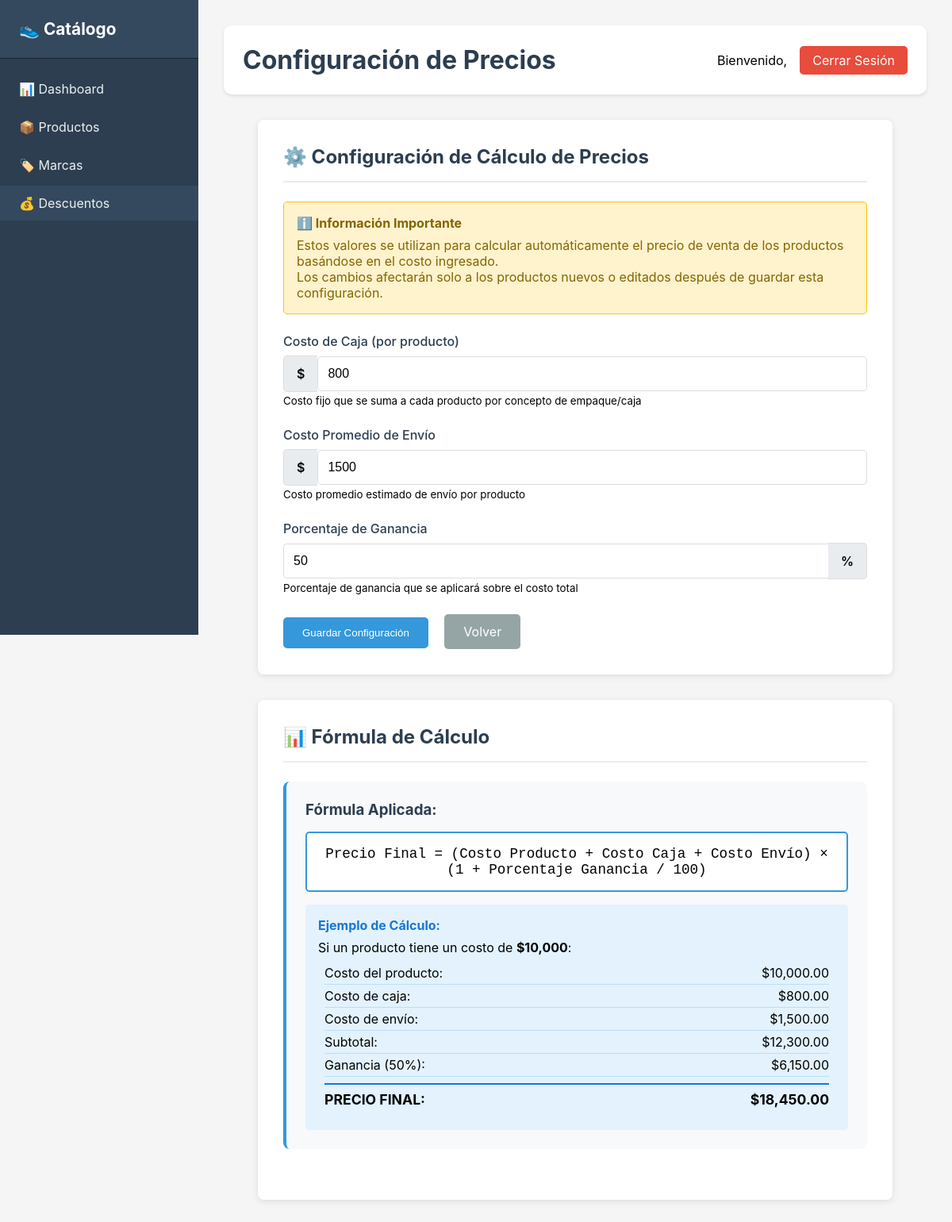
The app's page /admin/descuentos/configuracion.php (signed in) with its own data.
### tables this page shows
CREATE TABLE IF NOT EXISTS configuracion (
    id INT PRIMARY KEY AUTO_INCREMENT,
    clave VARCHAR(100) UNIQUE NOT NULL,
    valor VARCHAR(255) NOT NULL,
    descripcion TEXT,
    updated_at TIMESTAMP DEFAULT CURRENT_TIMESTAMP ON UPDATE CURRENT_TIMESTAMP
);

### admin/descuentos/configuracion.php (the view, shortened to what this page needs)
<?php
$conn = getConnection();
$query = "SELECT * FROM configuracion WHERE clave IN ('porcentaje_ganancia', 'costo_caja', 'costo_envio')";
$result = $conn->query($query);
$config = [];
while ($row = $result->fetch_assoc()) {
    $config[$row['clave']] = $row;
}
?>
<!DOCTYPE html>
<html lang="es">
<head>
    <link rel="stylesheet" href="../css/admin.css">
</head>
<body>
    <div class="admin-container">
        <?php include '../includes/sidebar.php'; ?>
        <div class="main-content">
            <header class="admin-header">
                <h1>Configuración de Precios</h1>
                <div class="user-info">
                    <span>Bienvenido, <?php echo htmlspecialchars($_SESSION['admin_username']); ?></span>
                    <a href="../logout.php" class="btn-logout">Cerrar Sesión</a>
                </div>
            </header>
            <div class="config-container">
                <div class="config-card">
                    <h2>⚙️ Configuración de Cálculo de Precios</h2>
                    <div class="info-alert">
                        <h4>ℹ️ Información Importante</h4>
                        <p>Estos valores se utilizan para calcular automáticamente el precio de venta de los productos basándose en el costo ingresado.</p>
                        <p>Los cambios afectarán solo a los productos nuevos o editados después de guardar esta configuración.</p>
                    </div>
                    <form method="POST">
                        <div class="form-group">
                            <label for="costo_caja">Costo de Caja (por producto)</label>
                            <div class="input-with-prefix">
                                <span class="input-prefix">$</span>
                                <input type="number"
                                       id="costo_caja"
                                       name="costo_caja"
                                       step="0.01"
                                       min="0"
                                       value="<?php echo $config['costo_caja']['valor'] ?? 800; ?>"
                                       required>
                            </div>
                            <small>Costo fijo que se suma a cada producto por concepto de empaque/caja</small>
                        </div>
                        <div class="form-group">
                            <label for="costo_envio">Costo Promedio de Envío</label>
                            <div class="input-with-prefix">
                                <span class="input-prefix">$</span>
                                <input type="number"
                                       id="costo_envio"
                                       name="costo_envio"
                                       step="0.01"
                                       min="0"
                                       value="<?php echo $config['costo_envio']['valor'] ?? 1500; ?>"
                                       required>
                            </div>
                            <small>Costo promedio estimado de envío por producto</small>
                        </div>
                        <div class="form-group">
                            <label for="porcentaje_ganancia">Porcentaje de Ganancia</label>
                            <div class="input-with-prefix">
                                <input type="number"
                                       id="porcentaje_ganancia"
                                       name="porcentaje_ganancia"
                                       step="0.01"
                                       min="0"
                                       max="500"
                                       value="<?php echo $config['porcentaje_ganancia']['valor'] ?? 50; ?>"
                                       required
                                       style="border-radius: 5px 0 0 5px; border-right: none;">
                                <span class="input-suffix">%</span>
                            </div>
                            <small>Porcentaje de ganancia que se aplicará sobre el costo total</small>
                        </div>
                        <button type="submit" class="btn-primary">Guardar Configuración</button>
                        <a href="index.php" class="btn-secondary" style="margin-left: 1rem;">Volver</a>
                    </form>
                </div>
                <div class="config-card">
                    <h2>📊 Fórmula de Cálculo</h2>
                    <div class="formula-display">
                        <h3>Fórmula Aplicada:</h3>
                        <div class="formula-box">
                            Precio Final = (Costo Producto + Costo Caja + Costo Envío) × (1 + Porcentaje Ganancia / 100)
                        </div>
                        <div class="example-calculation">
                            <h4>Ejemplo de Cálculo:</h4>
                            <p>Si un producto tiene un costo de <strong>$10,000</strong>:</p>
                            <div style="padding: 0.5rem;">
                                <div class="calc-line">
                                    <span>Costo del producto:</span>
                                    <span>$10,000.00</span>
                                </div>
                                <div class="calc-line">
                                    <span>Costo de caja:</span>
                                    <span>$<?php echo number_format($config['costo_caja']['valor'] ?? 800, 2); ?></span>
                                </div>
                                <div class="calc-line">
                                    <span>Costo de envío:</span>
                                    <span>$<?php echo number_format($config['costo_envio']['valor'] ?? 1500, 2); ?></span>
                                </div>
                                <div class="calc-line">
                                    <span>Subtotal:</span>
                                    <span>$<?php
                                        $subtotal = 10000 + ($config['costo_caja']['valor'] ?? 800) + ($config['costo_envio']['valor'] ?? 1500);
                                        echo number_format($subtotal, 2);
                                    ?></span>
                                </div>
                                <div class="calc-line">
                                    <span>Ganancia (<?php echo $config['porcentaje_ganancia']['valor'] ?? 50; ?>%):</span>
                                    <span>$<?php
                                        $ganancia = $subtotal * (($config['porcentaje_ganancia']['valor'] ?? 50) / 100);
                                        echo number_format($ganancia, 2);
                                    ?></span>
                                </div>
                                <div class="calc-line total">
                                    <span>PRECIO FINAL:</span>
                                    <span>$<?php echo number_format($subtotal + $ganancia, 2); ?></span>
                                </div>
                            </div>
                        </div>
                    </div>
                </div>
            </div>
        </div>
    </div>
</body>
</html>

### admin/css/admin.css (style rules this page uses)
* { margin: 0; padding: 0; box-sizing: border-box; }
body { font-family: -apple-system, BlinkMacSystemFont, "Segoe UI", Roboto, "Helvetica Neue", Arial, sans-serif; background: #f5f5f5; }
.admin-container { display: flex; min-height: 100vh; }
.main-content { flex: 1; margin-left: 250px; padding: 2rem; }
.admin-header { background: white; padding: 1.5rem; border-radius: 10px; margin-bottom: 2rem; display: flex; justify-content: space-between; align-items: center; box-shadow: 0 2px 4px rgba(0,0,0,0.1); }
.admin-header h1 { color: #2c3e50; }
.user-info { display: flex; align-items: center; gap: 1rem; }
.btn-logout { padding: 0.5rem 1rem; background: #e74c3c; color: white; text-decoration: none; border-radius: 5px; transition: background 0.3s; }
.btn-primary { display: inline-block; padding: 0.75rem 1.5rem; background: #3498db; color: white; text-decoration: none; border-radius: 5px; border: none; cursor: pointer; transition: background 0.3s; }
.btn-secondary { display: inline-block; padding: 0.75rem 1.5rem; background: #95a5a6; color: white; text-decoration: none; border-radius: 5px; border: none; cursor: pointer; transition: background 0.3s; }
.form-group { margin-bottom: 1.5rem; }
.form-group label { display: block; margin-bottom: 0.5rem; color: #2c3e50; font-weight: 500; }
.form-group input[type="text"], .form-group input[type="number"], .form-group textarea, .form-group select { width: 100%; padding: 0.75rem; border: 1px solid #ddd; border-radius: 5px; font-size: 1rem; }

### admin/descuentos/configuracion.php (style rules this page uses)
.config-container { max-width: 800px; margin: 0 auto; }
.config-card { background: white; border-radius: 8px; padding: 2rem; box-shadow: 0 2px 8px rgba(0,0,0,0.1); margin-bottom: 2rem; }
.config-card h2 { color: #2c3e50; margin-bottom: 1.5rem; padding-bottom: 1rem; border-bottom: 2px solid #e9ecef; }
.formula-display { background: #f8f9fa; padding: 1.5rem; border-radius: 8px; margin-bottom: 2rem; border-left: 4px solid #3498db; }
.formula-display h3 { color: #2c3e50; margin-bottom: 1rem; }
.formula-box { background: white; padding: 1rem; border-radius: 5px; font-family: 'Courier New', monospace; font-size: 1.1rem; text-align: center; border: 2px solid #3498db; margin: 1rem 0; }
.example-calculation { background: #e3f2fd; padding: 1rem; border-radius: 5px; margin-top: 1rem; }
.example-calculation h4 { color: #1976d2; margin-bottom: 0.5rem; }
.calc-line { display: flex; justify-content: space-between; padding: 0.25rem 0; border-bottom: 1px solid #bbdefb; }
.calc-line.total { margin-top: 0.5rem; padding-top: 0.5rem; border-top: 2px solid #1976d2; border-bottom: none; font-weight: bold; font-size: 1.1rem; }
.input-with-prefix { display: flex; align-items: center; }
.input-prefix { background: #e9ecef; padding: 0.75rem 1rem; border: 1px solid #ddd; border-right: none; border-radius: 5px 0 0 5px; font-weight: 600; }
.input-with-prefix input { border-radius: 0 5px 5px 0; border-left: none; }
.input-suffix { background: #e9ecef; padding: 0.75rem 1rem; border: 1px solid #ddd; border-left: none; border-radius: 0 5px 5px 0; font-weight: 600; }
.info-alert { background: #fff3cd; border: 1px solid #ffc107; color: #856404; padding: 1rem; border-radius: 5px; margin-bottom: 1.5rem; }
.info-alert h4 { margin-bottom: 0.5rem; }

### records on screen
configuracion: costo_caja "800", valor "800.00"
configuracion: costo_envio "1500", valor "1,500.00"
configuracion: porcentaje_ganancia "50", valor "50"

### other values on screen
$subtotal "12,300.00"
$ganancia "6,150.00"
$subtotal + $ganancia "18,450.00"
